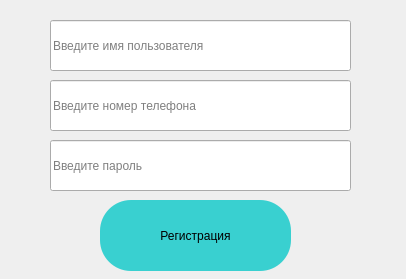
<?xml version="1.0" encoding="UTF-8"?>
<ui version="4.0">
 <class>MainWindow</class>
 <widget class="QMainWindow" name="MainWindow">
  <property name="geometry">
   <rect>
    <x>0</x>
    <y>0</y>
    <width>406</width>
    <height>279</height>
   </rect>
  </property>
  <property name="windowTitle">
   <string>MainWindow</string>
  </property>
  <widget class="QWidget" name="centralwidget">
   <widget class="QPushButton" name="pushButton">
    <property name="geometry">
     <rect>
      <x>100</x>
      <y>200</y>
      <width>191</width>
      <height>71</height>
     </rect>
    </property>
    <property name="styleSheet">
     <string notr="true">QPushButton:hover {
	background-color: #ffdbcc;
}

QPushButton:pressed {
	background-color: #fcb9aa;
}
QPushButton {
	background-color: rgb(57, 208, 208);
	border-radius: 31px;
}</string>
    </property>
    <property name="text">
     <string>Регистрация</string>
    </property>
   </widget>
   <widget class="QLineEdit" name="lineEdit">
    <property name="geometry">
     <rect>
      <x>50</x>
      <y>20</y>
      <width>301</width>
      <height>51</height>
     </rect>
    </property>
    <property name="placeholderText">
     <string>Введите имя пользователя</string>
    </property>
   </widget>
   <widget class="QLineEdit" name="lineEdit_2">
    <property name="geometry">
     <rect>
      <x>50</x>
      <y>80</y>
      <width>301</width>
      <height>51</height>
     </rect>
    </property>
    <property name="placeholderText">
     <string>Введите номер телефона</string>
    </property>
   </widget>
   <widget class="QLineEdit" name="lineEdit_3">
    <property name="geometry">
     <rect>
      <x>50</x>
      <y>140</y>
      <width>301</width>
      <height>51</height>
     </rect>
    </property>
    <property name="placeholderText">
     <string>Введите пароль</string>
    </property>
   </widget>
  </widget>
 </widget>
 <resources/>
 <connections/>
</ui>
